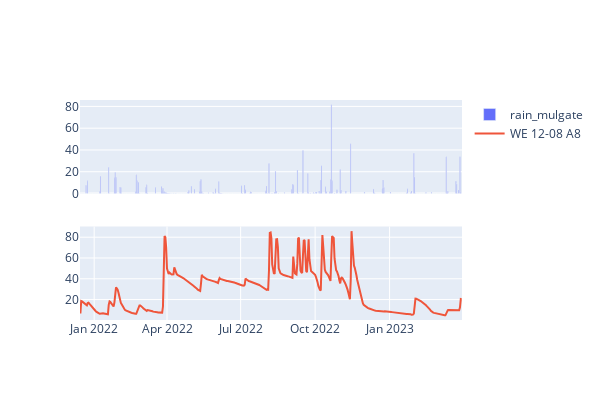

This figure's notebook cell:
### Markdown cell above
# 5 Plot for checking

### Code cell
# plot the data
from ipywidgets import interact, fixed
import ipywidgets as widgets

import matplotlib.pyplot as plt
import seaborn as sns

#imports from plotly
import plotly.graph_objects as go
from plotly.subplots import make_subplots

# function to plot R2 of soil moisture to rainfall and various lag in rainfall
def plot_r2_lag(rain_data,sm_data,rain_name,sm_name,lag):
    # get the data
    rain = rain_data[rain_name]
    sm = sm_data.loc[sm_data['device']==sm_name].set_index('Date')[['v2']]
    # combine the two dataframes
    df = pd.concat([rain,sm],axis=1)
    # now plot with plotly express top plot should be a barplot of rainfall in the y and index in the x,
    # bottom plot should be the timeseries of soil moisture
    fig = make_subplots(rows=2,cols=1,shared_xaxes=True)
    fig.add_trace(go.Bar(x=df.index,y=df[rain_name],name=rain_name),row=1,col=1)
    fig.add_trace(go.Scatter(x=df.index,y=df['v2'],name=sm_name),row=2,col=1)
    fig.update_layout(height=400,width=600)
    fig.show()

    sm = sm.diff()
    
    #.diff()
    # shift the rain data by the lag
    rain_shift = rain.shift(lag)
    lag_plot = pd.concat([rain_shift,sm],axis=1)
    lag_plot.dropna(inplace=True)
    lag_plot = lag_plot.loc[lag_plot[rain_name]>0,:]
    # plot
    fig, ax = plt.subplots(figsize=(3,3))
    sns.scatterplot(data=lag_plot,x=rain_name,y='v2',ax=ax)
    ax.set_title('R2 = {:.2f}'.format(lag_plot.corr().iloc[0,1]**2))
    ax.set_xlabel(f'{rain_name} shifted by {lag} days')
    ax.set_ylabel(f'{sm_name} - v2')
    # plt.show()
    return


interact(
    plot_r2_lag,
    rain_data=fixed(daily_data),
    sm_data=fixed(daily_sm_data),
    rain_name=widgets.Dropdown(options=[_ for _ in daily_data.columns if 'rain' in _]),
    sm_name=widgets.Dropdown(options=list(daily_sm_data.device.unique())),
    lag = widgets.IntSlider(min=-5,max=5,step=1,value=0)
)

None

### Figure 1 — Plotly figure (JSON) as saved in the notebook; plotly's stock layout.template omitted (floating-point values rounded to 4 significant figures; data arrays with more than 128 entries replaced by an {"elided": "..."} marker saying what was removed)
{"data": [{"name": "rain_mulgate", "type": "bar", "x": {"elided": "472 str values"}, "xaxis": "x", "y": {"elided": "472 float values"}, "yaxis": "y"}, {"name": "WE 12-08 A8", "type": "scatter", "x": {"elided": "472 str values"}, "xaxis": "x2", "y": {"elided": "472 float values"}, "yaxis": "y2"}], "layout": {"height": 400, "width": 600, "xaxis": {"anchor": "y", "domain": [0, 1], "matches": "x2", "showticklabels": false}, "xaxis2": {"anchor": "y2", "domain": [0, 1]}, "yaxis": {"anchor": "x", "domain": [0.575, 1]}, "yaxis2": {"anchor": "x2", "domain": [0, 0.425]}}}
